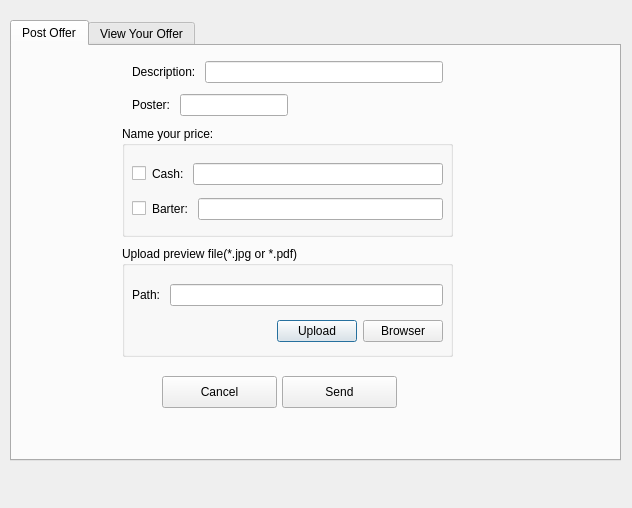
<?xml version="1.0" encoding="UTF-8"?>
<ui version="4.0">
 <class>PostOffer</class>
 <widget class="QDialog" name="PostOffer">
  <property name="geometry">
   <rect>
    <x>0</x>
    <y>0</y>
    <width>632</width>
    <height>508</height>
   </rect>
  </property>
  <property name="windowTitle">
   <string>Dialog</string>
  </property>
  <widget class="QTabWidget" name="offerTab">
   <property name="geometry">
    <rect>
     <x>10</x>
     <y>20</y>
     <width>611</width>
     <height>441</height>
    </rect>
   </property>
   <property name="currentIndex">
    <number>0</number>
   </property>
   <widget class="QWidget" name="postTab">
    <attribute name="title">
     <string>Post Offer</string>
    </attribute>
    <widget class="QGroupBox" name="groupBox">
     <property name="geometry">
      <rect>
       <x>110</x>
       <y>200</y>
       <width>331</width>
       <height>111</height>
      </rect>
     </property>
     <property name="title">
      <string>Upload preview file(*.jpg or *.pdf)</string>
     </property>
     <widget class="QWidget" name="layoutWidget">
      <property name="geometry">
       <rect>
        <x>10</x>
        <y>30</y>
        <width>311</width>
        <height>76</height>
       </rect>
      </property>
      <layout class="QVBoxLayout" name="verticalLayout">
       <item>
        <layout class="QHBoxLayout" name="horizontalLayout_8">
         <item>
          <widget class="QLabel" name="label_5">
           <property name="text">
            <string>Path: </string>
           </property>
          </widget>
         </item>
         <item>
          <widget class="QLineEdit" name="lineEdit_5"/>
         </item>
        </layout>
       </item>
       <item>
        <layout class="QHBoxLayout" name="horizontalLayout_9">
         <item>
          <spacer name="horizontalSpacer">
           <property name="orientation">
            <enum>Qt::Horizontal</enum>
           </property>
           <property name="sizeHint" stdset="0">
            <size>
             <width>58</width>
             <height>20</height>
            </size>
           </property>
          </spacer>
         </item>
         <item>
          <layout class="QHBoxLayout" name="horizontalLayout_7">
           <item>
            <widget class="QPushButton" name="pushButton_2">
             <property name="text">
              <string>Upload</string>
             </property>
            </widget>
           </item>
           <item>
            <widget class="QPushButton" name="pushButton">
             <property name="text">
              <string>Browser</string>
             </property>
            </widget>
           </item>
          </layout>
         </item>
        </layout>
       </item>
      </layout>
     </widget>
    </widget>
    <widget class="QGroupBox" name="groupBox_2">
     <property name="geometry">
      <rect>
       <x>110</x>
       <y>80</y>
       <width>331</width>
       <height>111</height>
      </rect>
     </property>
     <property name="title">
      <string>Name your price:</string>
     </property>
     <widget class="QWidget" name="layoutWidget">
      <property name="geometry">
       <rect>
        <x>10</x>
        <y>30</y>
        <width>311</width>
        <height>72</height>
       </rect>
      </property>
      <layout class="QVBoxLayout" name="verticalLayout_2">
       <item>
        <layout class="QHBoxLayout" name="horizontalLayout_4">
         <item>
          <widget class="QCheckBox" name="priceCheck">
           <property name="text">
            <string/>
           </property>
          </widget>
         </item>
         <item>
          <layout class="QHBoxLayout" name="horizontalLayout_3">
           <item>
            <widget class="QLabel" name="label_3">
             <property name="text">
              <string>Cash: </string>
             </property>
            </widget>
           </item>
           <item>
            <widget class="QLineEdit" name="lineEdit_3"/>
           </item>
          </layout>
         </item>
        </layout>
       </item>
       <item>
        <layout class="QHBoxLayout" name="horizontalLayout_6">
         <item>
          <widget class="QCheckBox" name="barterCheck">
           <property name="text">
            <string/>
           </property>
          </widget>
         </item>
         <item>
          <layout class="QHBoxLayout" name="horizontalLayout_5">
           <item>
            <widget class="QLabel" name="label_4">
             <property name="text">
              <string>Barter: </string>
             </property>
            </widget>
           </item>
           <item>
            <widget class="QLineEdit" name="lineEdit_4"/>
           </item>
          </layout>
         </item>
        </layout>
       </item>
      </layout>
     </widget>
    </widget>
    <widget class="QPushButton" name="pushButton_5">
     <property name="geometry">
      <rect>
       <x>270</x>
       <y>330</y>
       <width>115</width>
       <height>32</height>
      </rect>
     </property>
     <property name="text">
      <string>Send</string>
     </property>
    </widget>
    <widget class="QPushButton" name="pushButton_6">
     <property name="geometry">
      <rect>
       <x>150</x>
       <y>330</y>
       <width>115</width>
       <height>32</height>
      </rect>
     </property>
     <property name="text">
      <string>Cancel</string>
     </property>
    </widget>
    <widget class="QWidget" name="layoutWidget">
     <property name="geometry">
      <rect>
       <x>120</x>
       <y>10</y>
       <width>311</width>
       <height>67</height>
      </rect>
     </property>
     <layout class="QVBoxLayout" name="verticalLayout_3">
      <item>
       <layout class="QHBoxLayout" name="horizontalLayout">
        <item>
         <widget class="QLabel" name="label">
          <property name="text">
           <string>Description: </string>
          </property>
         </widget>
        </item>
        <item>
         <widget class="QLineEdit" name="lineEdit"/>
        </item>
       </layout>
      </item>
      <item>
       <layout class="QHBoxLayout" name="horizontalLayout_10">
        <item>
         <layout class="QHBoxLayout" name="horizontalLayout_2">
          <item>
           <widget class="QLabel" name="label_2">
            <property name="text">
             <string>Poster: </string>
            </property>
           </widget>
          </item>
          <item>
           <widget class="QLineEdit" name="lineEdit_2"/>
          </item>
         </layout>
        </item>
        <item>
         <spacer name="horizontalSpacer_2">
          <property name="orientation">
           <enum>Qt::Horizontal</enum>
          </property>
          <property name="sizeHint" stdset="0">
           <size>
            <width>68</width>
            <height>20</height>
           </size>
          </property>
         </spacer>
        </item>
       </layout>
      </item>
     </layout>
    </widget>
    <zorder>layoutWidget</zorder>
    <zorder>groupBox</zorder>
    <zorder>groupBox_2</zorder>
    <zorder>pushButton_5</zorder>
    <zorder>pushButton_6</zorder>
   </widget>
   <widget class="QWidget" name="viewOfferTab">
    <attribute name="title">
     <string>View Your Offer</string>
    </attribute>
    <widget class="QTableView" name="offerTable">
     <property name="geometry">
      <rect>
       <x>0</x>
       <y>10</y>
       <width>591</width>
       <height>261</height>
      </rect>
     </property>
    </widget>
    <widget class="QWidget" name="layoutWidget">
     <property name="geometry">
      <rect>
       <x>80</x>
       <y>290</y>
       <width>441</width>
       <height>36</height>
      </rect>
     </property>
     <layout class="QHBoxLayout" name="horizontalLayout_11">
      <item>
       <widget class="QPushButton" name="pushButton_3">
        <property name="text">
         <string>Save Changes</string>
        </property>
       </widget>
      </item>
      <item>
       <widget class="QPushButton" name="pushButton_4">
        <property name="text">
         <string>Delete</string>
        </property>
       </widget>
      </item>
      <item>
       <widget class="QPushButton" name="pushButton_7">
        <property name="text">
         <string>Cancel</string>
        </property>
       </widget>
      </item>
     </layout>
    </widget>
   </widget>
  </widget>
 </widget>
 <resources/>
 <connections>
  <connection>
   <sender>pushButton_6</sender>
   <signal>clicked()</signal>
   <receiver>PostOffer</receiver>
   <slot>close()</slot>
   <hints>
    <hint type="sourcelabel">
     <x>213</x>
     <y>388</y>
    </hint>
    <hint type="destinationlabel">
     <x>119</x>
     <y>475</y>
    </hint>
   </hints>
  </connection>
  <connection>
   <sender>pushButton_7</sender>
   <signal>clicked()</signal>
   <receiver>PostOffer</receiver>
   <slot>close()</slot>
   <hints>
    <hint type="sourcelabel">
     <x>395</x>
     <y>307</y>
    </hint>
    <hint type="destinationlabel">
     <x>313</x>
     <y>460</y>
    </hint>
   </hints>
  </connection>
 </connections>
</ui>
